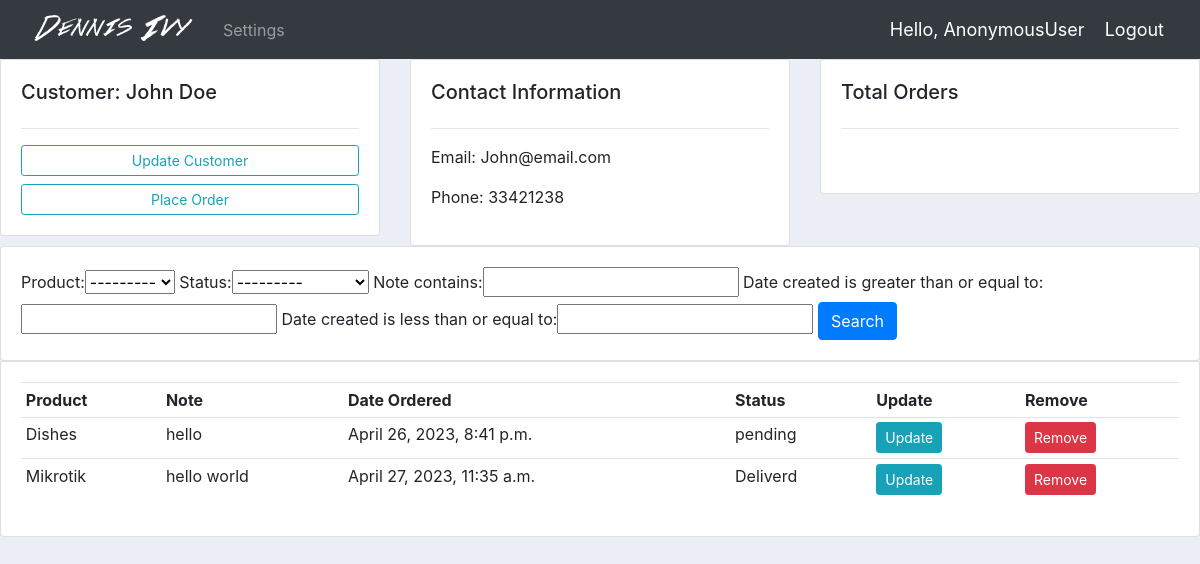
The app's page /customer/1/ with its own data.
### accounts/models.py (models this page shows, shortened)
class Customer(models.Model):
    name=models.CharField(max_length=200,null=True)
    phone=models.CharField(max_length=200,null=True)
    email=models.CharField(max_length=200,null=True)
    date_created=models.DateTimeField(auto_now_add=True,null=True)

class Order(models.Model):
    STATUS = (
            ('pending','pending'),
            ('out for delivery','out for delivery'),
            ('Deliverd','Deliverd'),
        )
    customer=models.ForeignKey(Customer,null=True,on_delete=models.SET_NULL)
    product=models.ForeignKey(Product,null=True,on_delete=models.SET_NULL)
    date_created=models.DateTimeField(auto_now_add=True,null=True)
    status=models.CharField(max_length=200,null=True,choices=STATUS)
    note=models.CharField(max_length=1000,null=True)

class Product(models.Model):
    CATEGORY = (
            ('Indoor','Indoor'),
            ('Out Door','Out Door'),
        )
    name=models.CharField(max_length=200,null=True)
    price=models.FloatField(null=True)
    category=models.CharField(max_length=200,null=True,choices=CATEGORY)
    description=models.CharField(max_length=200,null=True,blank=True)
    date_created=models.DateTimeField(auto_now_add=True,null=True)
    tags=models.ManyToManyField(Tag)
    def __str__(self):
        return self.name

### accounts/views.py (the view)
# urls.py: path('customer/<str:pk>/',views.customer,name='customer'),
def customer(request,pk):
    customer=Customer.objects.get(id=pk)
    orders=customer.order_set.all()
    myFilter=OrderFilter(request.GET,queryset=orders)
    orders=myFilter.qs
    context={'customer':customer,'orders':orders,'myFilter':myFilter}
    return render(request,'accounts/customer.html',context)

### Requirements/CMS-DennisIvy-master/accounts/templates/accounts/customer.html
{% extends 'accounts/main.html' %}
{% block content %}
<div class="row">
    <div class="col-md">
        <div class="card card-body">
            <h5>Customer: {{ customer.name }}</h5>
            <hr>
            <a href="" class="btn btn-outline-info btn-sm btn-block">Update Customer</a>
            <a href="{% url 'create_order' customer.id %}" class="btn btn-outline-info btn-sm btn-block">Place Order</a>
        </div>
    </div>
    <div class="col-md">
        <div class="card card-body">
            <h5>Contact Information</h5>
            <hr>
            <p>Email: {{ customer.email }}</p>
            <p>Phone: {{ customer.phone }}</p>
        </div>
    </div>
    <div class="col-md">
        <div class="card card-body">
            <h5>Total Orders</h5>
            <hr>
            <h1 style="text-align:center; padding:10px">{{ order_count }}</h1>
        </div>
    </div>
</div>
<div class="row">
    <div class="col">
        <div class="card card-body">
            <form method="get">
                {{ myFilter.form }}
                <button class="btn btn-primary" type="submit">Search</button>
            </form>
        </div>
    </div>
</div>
<div class="row">
    <div class="col-md">
        <div class="card card-body">
            <table class="table table-sm">
                <tr>
                    <th>Product</th>
                    <th>Note</th>
                    <th>Date Ordered</th>
                    <th>Status</th>
                    <th>Update</th>
                    <th>Remove</th>
                </tr>
                {% for order in orders %}
                <tr>
                    <td>{{ order.product }}</td>
                    <td>{{ order.note }}</td>
                    <td>{{ order.date_created }}</td>
                    <td>{{ order.status }}</td>
                    <td>
                        <a class="btn btn-sm btn-info" href="{% url 'update_order' order.id %}">Update</a>
                    </td>
                    <td>
                        <a class="btn btn-sm btn-danger" href="{% url 'delete_order' order.id %}">Remove</a>
                </tr>
                {% endfor %}
            </table>
        </div>
    </div>
</div>
{% endblock %}

### static/css/main.css (style rules this page uses)
body { background-color: #ebeff5; }

### records on screen
Customer: name "John Doe", email "John@email.com", phone "33421238"
Order: product "Dishes", note "hello", date_created "April 26, 2023, 8:41 p.m.", status "pending"
Order: product "Mikrotik", note "hello world", date_created "April 27, 2023, 11:35 a.m.", status "Deliverd"

### other values on screen
{{ request.user }} "AnonymousUser"
